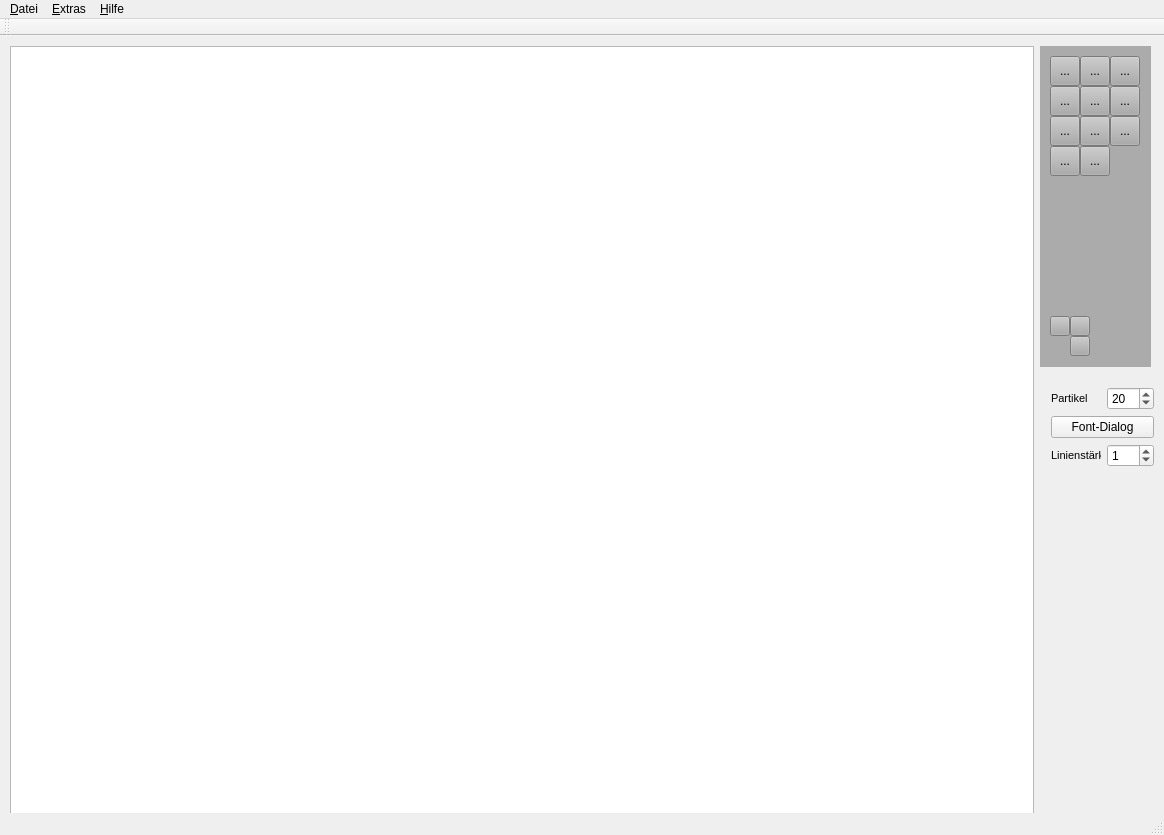
<?xml version="1.0" encoding="UTF-8"?>
<ui version="4.0">
 <class>MainWindow</class>
 <widget class="QMainWindow" name="MainWindow">
  <property name="geometry">
   <rect>
    <x>0</x>
    <y>0</y>
    <width>1164</width>
    <height>835</height>
   </rect>
  </property>
  <property name="sizePolicy">
   <sizepolicy hsizetype="Preferred" vsizetype="Preferred">
    <horstretch>0</horstretch>
    <verstretch>0</verstretch>
   </sizepolicy>
  </property>
  <property name="minimumSize">
   <size>
    <width>1164</width>
    <height>835</height>
   </size>
  </property>
  <property name="maximumSize">
   <size>
    <width>1164</width>
    <height>835</height>
   </size>
  </property>
  <property name="windowTitle">
   <string>PaintIt! - RIP MS Paint</string>
  </property>
  <property name="windowIcon">
   <iconset resource="resources.qrc">
    <normaloff>:/icons/icons/paintit.png</normaloff>:/icons/icons/paintit.png</iconset>
  </property>
  <widget class="QWidget" name="centralWidget">
   <widget class="QGraphicsView" name="graphicsView">
    <property name="geometry">
     <rect>
      <x>10</x>
      <y>10</y>
      <width>1024</width>
      <height>768</height>
     </rect>
    </property>
    <property name="minimumSize">
     <size>
      <width>1024</width>
      <height>0</height>
     </size>
    </property>
   </widget>
   <widget class="QFrame" name="frame">
    <property name="geometry">
     <rect>
      <x>1040</x>
      <y>10</y>
      <width>111</width>
      <height>321</height>
     </rect>
    </property>
    <property name="autoFillBackground">
     <bool>false</bool>
    </property>
    <property name="styleSheet">
     <string notr="true">background-color: rgb(171, 171, 171);</string>
    </property>
    <property name="frameShape">
     <enum>QFrame::NoFrame</enum>
    </property>
    <property name="frameShadow">
     <enum>QFrame::Raised</enum>
    </property>
    <widget class="QToolButton" name="tbtnLine">
     <property name="geometry">
      <rect>
       <x>10</x>
       <y>10</y>
       <width>30</width>
       <height>30</height>
      </rect>
     </property>
     <property name="text">
      <string>...</string>
     </property>
     <property name="icon">
      <iconset resource="resources.qrc">
       <normaloff>:/icons/icons/line.png</normaloff>:/icons/icons/line.png</iconset>
     </property>
     <property name="iconSize">
      <size>
       <width>20</width>
       <height>20</height>
      </size>
     </property>
    </widget>
    <widget class="QToolButton" name="tbtnStamp">
     <property name="geometry">
      <rect>
       <x>40</x>
       <y>10</y>
       <width>30</width>
       <height>30</height>
      </rect>
     </property>
     <property name="text">
      <string>...</string>
     </property>
     <property name="icon">
      <iconset resource="resources.qrc">
       <normaloff>:/icons/icons/stamp.png</normaloff>:/icons/icons/stamp.png</iconset>
     </property>
     <property name="iconSize">
      <size>
       <width>20</width>
       <height>20</height>
      </size>
     </property>
    </widget>
    <widget class="QToolButton" name="tbtnBrush">
     <property name="geometry">
      <rect>
       <x>70</x>
       <y>10</y>
       <width>30</width>
       <height>30</height>
      </rect>
     </property>
     <property name="text">
      <string>...</string>
     </property>
     <property name="icon">
      <iconset resource="resources.qrc">
       <normaloff>:/icons/icons/brush.png</normaloff>:/icons/icons/brush.png</iconset>
     </property>
     <property name="iconSize">
      <size>
       <width>20</width>
       <height>20</height>
      </size>
     </property>
    </widget>
    <widget class="QToolButton" name="tbtnFill">
     <property name="geometry">
      <rect>
       <x>10</x>
       <y>40</y>
       <width>30</width>
       <height>30</height>
      </rect>
     </property>
     <property name="text">
      <string>...</string>
     </property>
     <property name="icon">
      <iconset resource="resources.qrc">
       <normaloff>:/icons/icons/fill.png</normaloff>:/icons/icons/fill.png</iconset>
     </property>
     <property name="iconSize">
      <size>
       <width>20</width>
       <height>20</height>
      </size>
     </property>
    </widget>
    <widget class="QToolButton" name="tbtnText">
     <property name="geometry">
      <rect>
       <x>40</x>
       <y>40</y>
       <width>30</width>
       <height>30</height>
      </rect>
     </property>
     <property name="text">
      <string>...</string>
     </property>
     <property name="icon">
      <iconset resource="resources.qrc">
       <normaloff>:/icons/icons/text.png</normaloff>:/icons/icons/text.png</iconset>
     </property>
     <property name="iconSize">
      <size>
       <width>20</width>
       <height>20</height>
      </size>
     </property>
    </widget>
    <widget class="QToolButton" name="tbtnSpray">
     <property name="geometry">
      <rect>
       <x>70</x>
       <y>40</y>
       <width>30</width>
       <height>30</height>
      </rect>
     </property>
     <property name="text">
      <string>...</string>
     </property>
     <property name="icon">
      <iconset resource="resources.qrc">
       <normaloff>:/icons/icons/spray.png</normaloff>:/icons/icons/spray.png</iconset>
     </property>
     <property name="iconSize">
      <size>
       <width>20</width>
       <height>20</height>
      </size>
     </property>
    </widget>
    <widget class="QToolButton" name="tbtnForegroundColor">
     <property name="geometry">
      <rect>
       <x>10</x>
       <y>270</y>
       <width>20</width>
       <height>20</height>
      </rect>
     </property>
     <property name="text">
      <string/>
     </property>
    </widget>
    <widget class="QToolButton" name="tbtnBackgroundColor">
     <property name="geometry">
      <rect>
       <x>30</x>
       <y>290</y>
       <width>20</width>
       <height>20</height>
      </rect>
     </property>
     <property name="text">
      <string/>
     </property>
    </widget>
    <widget class="QToolButton" name="tbtnSwapColors">
     <property name="geometry">
      <rect>
       <x>30</x>
       <y>270</y>
       <width>20</width>
       <height>20</height>
      </rect>
     </property>
     <property name="text">
      <string/>
     </property>
     <property name="icon">
      <iconset resource="resources.qrc">
       <normaloff>:/icons/icons/swap.png</normaloff>:/icons/icons/swap.png</iconset>
     </property>
    </widget>
    <widget class="QToolButton" name="tbtnRect">
     <property name="geometry">
      <rect>
       <x>10</x>
       <y>70</y>
       <width>30</width>
       <height>30</height>
      </rect>
     </property>
     <property name="text">
      <string>...</string>
     </property>
     <property name="icon">
      <iconset resource="resources.qrc">
       <normaloff>:/icons/icons/rect.png</normaloff>:/icons/icons/rect.png</iconset>
     </property>
     <property name="iconSize">
      <size>
       <width>20</width>
       <height>20</height>
      </size>
     </property>
    </widget>
    <widget class="QToolButton" name="tbtnEllipse">
     <property name="geometry">
      <rect>
       <x>40</x>
       <y>70</y>
       <width>30</width>
       <height>30</height>
      </rect>
     </property>
     <property name="text">
      <string>...</string>
     </property>
     <property name="icon">
      <iconset resource="resources.qrc">
       <normaloff>:/icons/icons/ellipse.png</normaloff>:/icons/icons/ellipse.png</iconset>
     </property>
     <property name="iconSize">
      <size>
       <width>20</width>
       <height>20</height>
      </size>
     </property>
    </widget>
    <widget class="QToolButton" name="tbtnEraser">
     <property name="geometry">
      <rect>
       <x>70</x>
       <y>70</y>
       <width>30</width>
       <height>30</height>
      </rect>
     </property>
     <property name="text">
      <string>...</string>
     </property>
     <property name="icon">
      <iconset resource="resources.qrc">
       <normaloff>:/icons/icons/eraser.png</normaloff>:/icons/icons/eraser.png</iconset>
     </property>
     <property name="iconSize">
      <size>
       <width>20</width>
       <height>20</height>
      </size>
     </property>
    </widget>
    <widget class="QToolButton" name="tbtnUndo">
     <property name="geometry">
      <rect>
       <x>10</x>
       <y>100</y>
       <width>30</width>
       <height>30</height>
      </rect>
     </property>
     <property name="text">
      <string>...</string>
     </property>
     <property name="icon">
      <iconset resource="resources.qrc">
       <normaloff>:/icons/icons/undo.png</normaloff>:/icons/icons/undo.png</iconset>
     </property>
     <property name="iconSize">
      <size>
       <width>20</width>
       <height>20</height>
      </size>
     </property>
    </widget>
    <widget class="QToolButton" name="tbtnFreeze">
     <property name="geometry">
      <rect>
       <x>40</x>
       <y>100</y>
       <width>30</width>
       <height>30</height>
      </rect>
     </property>
     <property name="text">
      <string>...</string>
     </property>
     <property name="icon">
      <iconset resource="resources.qrc">
       <normaloff>:/icons/icons/freeze.png</normaloff>:/icons/icons/freeze.png</iconset>
     </property>
     <property name="iconSize">
      <size>
       <width>20</width>
       <height>20</height>
      </size>
     </property>
    </widget>
   </widget>
   <widget class="QWidget" name="verticalLayoutWidget">
    <property name="geometry">
     <rect>
      <x>1040</x>
      <y>340</y>
      <width>125</width>
      <height>431</height>
     </rect>
    </property>
    <layout class="QVBoxLayout" name="verticalLayout">
     <item>
      <layout class="QHBoxLayout" name="horizontalLayout_2">
       <item>
        <widget class="QLabel" name="lblRadius">
         <property name="font">
          <font>
           <pointsize>8</pointsize>
          </font>
         </property>
         <property name="text">
          <string>Partikel</string>
         </property>
        </widget>
       </item>
       <item>
        <widget class="QSpinBox" name="spinBox_particleCount">
         <property name="sizePolicy">
          <sizepolicy hsizetype="Fixed" vsizetype="Fixed">
           <horstretch>0</horstretch>
           <verstretch>0</verstretch>
          </sizepolicy>
         </property>
         <property name="maximum">
          <number>100</number>
         </property>
         <property name="value">
          <number>20</number>
         </property>
        </widget>
       </item>
      </layout>
     </item>
     <item>
      <widget class="QPushButton" name="pb_fontDialog">
       <property name="text">
        <string>Font-Dialog</string>
       </property>
      </widget>
     </item>
     <item>
      <layout class="QHBoxLayout" name="horizontalLayout_3">
       <item>
        <widget class="QLabel" name="lblRadius_2">
         <property name="font">
          <font>
           <pointsize>8</pointsize>
          </font>
         </property>
         <property name="text">
          <string>Linienstärke</string>
         </property>
        </widget>
       </item>
       <item>
        <widget class="QSpinBox" name="spinBox_LineWidth">
         <property name="sizePolicy">
          <sizepolicy hsizetype="Fixed" vsizetype="Fixed">
           <horstretch>0</horstretch>
           <verstretch>0</verstretch>
          </sizepolicy>
         </property>
         <property name="maximum">
          <number>100</number>
         </property>
         <property name="value">
          <number>1</number>
         </property>
        </widget>
       </item>
      </layout>
     </item>
     <item>
      <spacer name="verticalSpacer">
       <property name="orientation">
        <enum>Qt::Vertical</enum>
       </property>
       <property name="sizeHint" stdset="0">
        <size>
         <width>20</width>
         <height>40</height>
        </size>
       </property>
      </spacer>
     </item>
    </layout>
   </widget>
  </widget>
  <widget class="QMenuBar" name="menuBar">
   <property name="geometry">
    <rect>
     <x>0</x>
     <y>0</y>
     <width>1164</width>
     <height>22</height>
    </rect>
   </property>
   <widget class="QMenu" name="menu_Datei">
    <property name="title">
     <string>&amp;Datei</string>
    </property>
    <addaction name="action_ffnen"/>
    <addaction name="action_Speichern_unter"/>
    <addaction name="separator"/>
    <addaction name="action_Beenden"/>
   </widget>
   <widget class="QMenu" name="menu_Extras">
    <property name="title">
     <string>&amp;Extras</string>
    </property>
    <addaction name="action_Optionen"/>
   </widget>
   <widget class="QMenu" name="menu_Hilfe">
    <property name="title">
     <string>&amp;Hilfe</string>
    </property>
    <addaction name="action_ber_PaintIt"/>
   </widget>
   <addaction name="menu_Datei"/>
   <addaction name="menu_Extras"/>
   <addaction name="menu_Hilfe"/>
  </widget>
  <widget class="QToolBar" name="mainToolBar">
   <attribute name="toolBarArea">
    <enum>TopToolBarArea</enum>
   </attribute>
   <attribute name="toolBarBreak">
    <bool>false</bool>
   </attribute>
  </widget>
  <widget class="QStatusBar" name="statusBar"/>
  <action name="action_ffnen">
   <property name="text">
    <string>&amp;Öffnen</string>
   </property>
  </action>
  <action name="action_Speichern_unter">
   <property name="text">
    <string>&amp;Speichern unter</string>
   </property>
  </action>
  <action name="action_Beenden">
   <property name="text">
    <string>&amp;Beenden</string>
   </property>
  </action>
  <action name="action_Optionen">
   <property name="text">
    <string>&amp;Optionen</string>
   </property>
  </action>
  <action name="action_ber_PaintIt">
   <property name="text">
    <string>&amp;Über PaintIt</string>
   </property>
  </action>
 </widget>
 <layoutdefault spacing="6" margin="11"/>
 <resources>
  <include location="resources.qrc"/>
 </resources>
 <connections/>
</ui>
